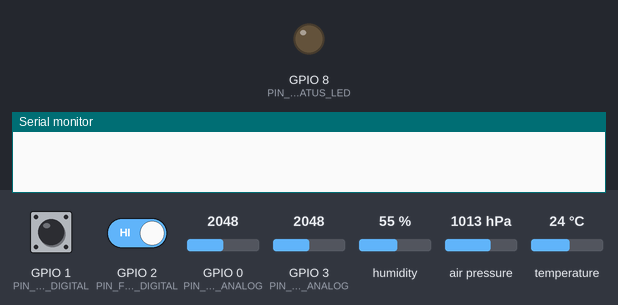
Bench run of a sketch on a simulated ESP32-C3. Shown: output pins drawn as LEDs (lit = HIGH), the last lines printed to the serial monitor. Dashed ring = blinking. The inputs (shaded band) are chosen by the test bench; at power-on: humidity 55 %, GPIO 0 (PIN_MQ2_ANALOG) = 2048, GPIO 1 (PIN_MQ2_DIGITAL) HIGH, GPIO 2 (PIN_FLAME_DIGITAL) HIGH, GPIO 3 (PIN_FLAME_ANALOG) = 2048, air pressure 1013 hPa, temperature 24 °C (analog values on the 0–4095 scale).

Above: at 0.0 s.
At 2.3 s:
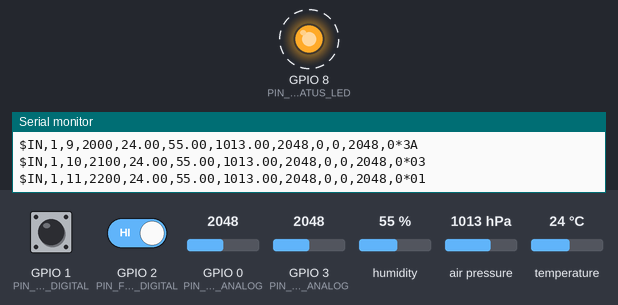
2.4 s: humidity set to 40 %
5.4 s: GPIO 0 (PIN_MQ2_ANALOG) set to 2866
Timing chart, 0 to 14.4 s (numbered marks = the images above; inputs shaded):
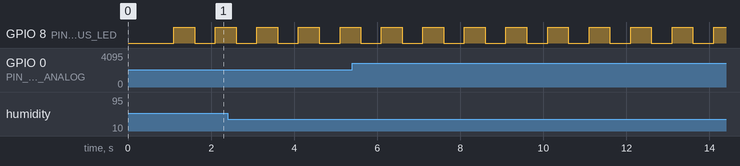

The sketch:

input_node.ino
```cpp
/*
 * ==============================================================================
 * Project: QNX-Based Fully Wired Real-Time Safety & Automation Orchestrator
 * Component: ESP32-C3 Input Node (Sensors Acquisition & Telemetry Framing)
 * Board: ESP32-C3 (16-Pin DevModule / SuperMini)
 *
 * Sensors Connected:
 * 1. BME280 (I2C: Temperature, Humidity, Barometric Pressure)
 * 2. MQ-2 Gas/Smoke Sensor (Analog ADC + Digital Threshold)
 * 3. Flame Sensor (Digital Detection + Analog Intensity)
 *
 * Architecture Role:
 * - Deterministic non-blocking sampling (10 Hz / 100 ms)
 * - Hardware fault detection (sensor disconnect / out-of-range detection)
 * - Structured packet framing with sequence counter & XOR-8 Checksum
 * - Wired USB-Serial telemetry output to Node Computer
 * ==============================================================================
 */

#include <Arduino.h>
#include <Wire.h>
#include <Adafruit_Sensor.h>
#include <Adafruit_BME280.h>

#include <Adafruit_BMP280.h>

// ============================================================================
// CONFIGURATION & PIN DEFINITIONS (ESP32-C3 16-Pin)
// ============================================================================
#define NODE_ID             1
#define FIRMWARE_VERSION    "1.1.0"
#define SERIAL_BAUD_RATE    115200
#define SAMPLING_PERIOD_MS  100    // 10 Hz deterministic acquisition rate

// I2C Pins for BME280 / BMP280
#define PIN_I2C_SDA         4
#define PIN_I2C_SCL         5

// Analog & Digital Pins for MQ-2 Gas Sensor
#define PIN_MQ2_ANALOG      0      // ADC1_CH0
#define PIN_MQ2_DIGITAL     1      // Digital threshold output (Active LOW on detection)

// Pins for Flame Sensor
#define PIN_FLAME_DIGITAL   2      // Digital threshold (Active LOW on flame trigger)
#define PIN_FLAME_ANALOG    3      // ADC1_CH3 (Flame IR intensity level)

// Onboard Status LED (ESP32-C3 typically has onboard LED at GPIO 8)
#define PIN_STATUS_LED      8

// ============================================================================
// GLOBAL OBJECTS & STATE VARIABLES
// ============================================================================
Adafruit_BME280 bme; // I2C BME280 instance
Adafruit_BMP280 bmp; // I2C BMP280 instance (fallback if chip is BMP280)
bool bme_detected = false;
bool bmp_detected = false;

uint32_t sequence_number = 0;
unsigned long last_sample_time = 0;
unsigned long last_blink_time = 0;
bool status_led_state = false;

// Sensor data structure
struct SensorData {
    float temperature;      // deg C
    float humidity;         // %
    float pressure;         // hPa
    int mq2_raw_adc;        // 0 - 4095
    bool mq2_digital_alert; // 1 = gas threshold exceeded
    bool flame_detected;    // 1 = flame detected
    int flame_raw_adc;      // 0 - 4095 (lower value = stronger IR flame signal)
    uint8_t fault_flags;    // Bitmask: bit 0: BME fault, bit 1: MQ2 open/short, bit 2: Flame fault
};

// ============================================================================
// HELPER FUNCTIONS
// ============================================================================

/**
 * Calculates XOR-8 checksum over a buffer string
 */
uint8_t calculate_xor_checksum(const char* data, size_t len) {
    uint8_t checksum = 0;
    for (size_t i = 0; i < len; i++) {
        checksum ^= (uint8_t)data[i];
    }
    return checksum;
}

/**
 * Reads and validates all sensors
 */
void acquire_sensors(SensorData &data) {
    data.fault_flags = 0x00;

    // 1. Read BME280 or BMP280
    if (bme_detected) {
        data.temperature = bme.readTemperature();
        data.humidity    = bme.readHumidity();
        data.pressure    = bme.readPressure() / 100.0F; // Convert Pa to hPa

        if (isnan(data.temperature) || isnan(data.humidity) || isnan(data.pressure) ||
            data.temperature < -40.0f || data.temperature > 85.0f) {
            data.fault_flags |= (1 << 0);
            data.temperature = -999.0f;
            data.humidity    = -999.0f;
            data.pressure    = -999.0f;
        }
    } else if (bmp_detected) {
        data.temperature = bmp.readTemperature();
        data.humidity    = 50.0f; // BMP280 does not have humidity; default to nominal 50%
        data.pressure    = bmp.readPressure() / 100.0F;

        if (isnan(data.temperature) || isnan(data.pressure) ||
            data.temperature < -40.0f || data.temperature > 85.0f) {
            data.fault_flags |= (1 << 0);
            data.temperature = -999.0f;
            data.humidity    = -999.0f;
            data.pressure    = -999.0f;
        }
    } else {
        data.fault_flags |= (1 << 0);
        data.temperature = -999.0f;
        data.humidity    = -999.0f;
        data.pressure    = -999.0f;
    }

    // 2. Read MQ-2 Gas Sensor
    data.mq2_raw_adc = analogRead(PIN_MQ2_ANALOG);
    data.mq2_digital_alert = (digitalRead(PIN_MQ2_DIGITAL) == LOW);

    if (data.mq2_raw_adc < 5 || data.mq2_raw_adc > 4090) {
        data.fault_flags |= (1 << 1);
    }

    // 3. Read Flame Sensor
    data.flame_detected = (digitalRead(PIN_FLAME_DIGITAL) == LOW);
    data.flame_raw_adc  = analogRead(PIN_FLAME_ANALOG);
}

/**
 * Builds and transmits the telemetry packet over USB/Serial:
 */
void send_telemetry_packet(const SensorData &data, unsigned long timestamp_ms) {
    char payload[180];
    char full_packet[200];

    snprintf(payload, sizeof(payload),
             "IN,%u,%lu,%lu,%.2f,%.2f,%.2f,%d,%d,%d,%d,%u",
             NODE_ID,
             sequence_number,
             timestamp_ms,
             data.temperature,
             data.humidity,
             data.pressure,
             data.mq2_raw_adc,
             data.mq2_digital_alert ? 1 : 0,
             data.flame_detected ? 1 : 0,
             data.flame_raw_adc,
             data.fault_flags);

    uint8_t checksum = calculate_xor_checksum(payload, strlen(payload));
    snprintf(full_packet, sizeof(full_packet), "$%s*%02X\r\n", payload, checksum);
    Serial.print(full_packet);

    sequence_number++;
}

// ============================================================================
// ARDUINO SETUP
// ============================================================================
void setup() {
    Serial.begin(SERIAL_BAUD_RATE);
    delay(1000);

    pinMode(PIN_MQ2_DIGITAL, INPUT_PULLUP);
    pinMode(PIN_FLAME_DIGITAL, INPUT_PULLUP);
    pinMode(PIN_STATUS_LED, OUTPUT);
    digitalWrite(PIN_STATUS_LED, LOW);

    analogReadResolution(12);

    // Initialize I2C
    Wire.begin(PIN_I2C_SDA, PIN_I2C_SCL);
    delay(100);

    // Try BME280 at 0x76 & 0x77
    if (bme.begin(0x76, &Wire)) {
        bme_detected = true;
    } else if (bme.begin(0x77, &Wire)) {
        bme_detected = true;
    }
    // Fallback: Try BMP280 at 0x76 & 0x77
    else if (bmp.begin(0x76)) {
        bmp_detected = true;
    } else if (bmp.begin(0x77)) {
        bmp_detected = true;
    }

    if (bme_detected) {
        bme.setSampling(Adafruit_BME280::MODE_NORMAL,
                        Adafruit_BME280::SAMPLING_X2,
                        Adafruit_BME280::SAMPLING_X16,
                        Adafruit_BME280::SAMPLING_X1,
                        Adafruit_BME280::FILTER_X16,
                        Adafruit_BME280::STANDBY_MS_0_5);
    }
}

// ============================================================================
// ARDUINO MAIN LOOP
// ============================================================================
void loop() {
    unsigned long current_time = millis();

    // Deterministic 100ms periodic sampling and transmission
    if (current_time - last_sample_time >= SAMPLING_PERIOD_MS) {
        last_sample_time = current_time;

        SensorData data;
        acquire_sensors(data);
        send_telemetry_packet(data, current_time);
    }

    // Heartbeat visual indicator (toggle status LED every 500 ms)
    if (current_time - last_blink_time >= 500) {
        last_blink_time = current_time;
        status_led_state = !status_led_state;
        digitalWrite(PIN_STATUS_LED, status_led_state ? HIGH : LOW);
    }
}
```

Measured:
- by itself, GPIO 8 (PIN_STATUS_LED): alternates HIGH for 0.50 s and LOW for 0.50 s
